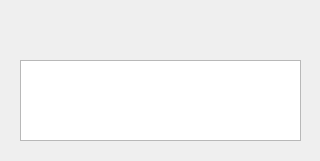
<?xml version="1.0" encoding="UTF-8"?>
<ui version="4.0">
 <class>FriendApplyForm</class>
 <widget class="QWidget" name="FriendApplyForm">
  <property name="geometry">
   <rect>
    <x>0</x>
    <y>0</y>
    <width>320</width>
    <height>161</height>
   </rect>
  </property>
  <property name="windowTitle">
   <string>Form</string>
  </property>
  <widget class="QLabel" name="headerlabel">
   <property name="geometry">
    <rect>
     <x>20</x>
     <y>10</y>
     <width>41</width>
     <height>31</height>
    </rect>
   </property>
   <property name="text">
    <string/>
   </property>
  </widget>
  <widget class="QLabel" name="namelabel">
   <property name="geometry">
    <rect>
     <x>80</x>
     <y>20</y>
     <width>81</width>
     <height>16</height>
    </rect>
   </property>
   <property name="text">
    <string/>
   </property>
  </widget>
  <widget class="QPlainTextEdit" name="plainTextEdit">
   <property name="geometry">
    <rect>
     <x>20</x>
     <y>60</y>
     <width>281</width>
     <height>81</height>
    </rect>
   </property>
  </widget>
 </widget>
 <resources/>
 <connections/>
</ui>
